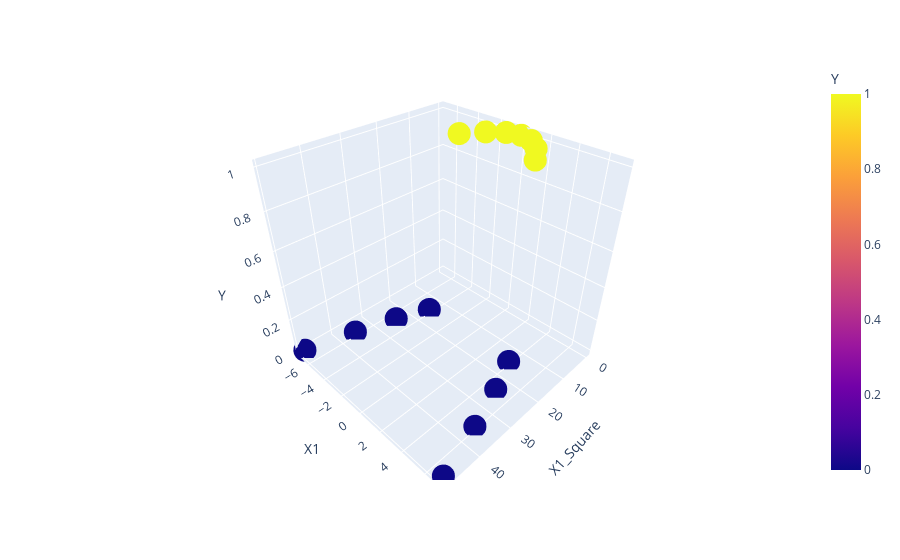

Notebook source saved alongside this figure:
### Code cell
import plotly.express as px
fig = px.scatter_3d(final, x='X1_Square', y='X1', z='Y',
              color='Y')
fig.show()

### Figure 1 — Plotly figure (JSON) as saved in the notebook; plotly's stock layout.template omitted (floating-point values rounded to 4 significant figures)
{"data": [{"hovertemplate": "X1_Square=%{x}<br>X1=%{y}<br>Y=%{marker.color}<extra></extra>", "legendgroup": "", "marker": {"color": [0, 0, 0, 0, 0, 0, 0, 0, 1, 1, 1, 1, 1, 1, 1], "coloraxis": "coloraxis", "symbol": "circle"}, "mode": "markers", "name": "", "scene": "scene", "showlegend": false, "type": "scatter3d", "x": [49, 36, 25, 16, 16, 25, 36, 49, 9, 4, 1, 0, 1, 4, 9], "y": [-7, -6, -5, -4, 4, 5, 6, 7, -3, -2, -1, 0, 1, 2, 3], "z": [0, 0, 0, 0, 0, 0, 0, 0, 1, 1, 1, 1, 1, 1, 1]}], "layout": {"coloraxis": {"colorbar": {"title": {"text": "Y"}}, "colorscale": [[0, "#0d0887"], [0.1111, "#46039f"], [0.2222, "#7201a8"], [0.3333, "#9c179e"], [0.4444, "#bd3786"], [0.5556, "#d8576b"], [0.6667, "#ed7953"], [0.7778, "#fb9f3a"], [0.8889, "#fdca26"], [1, "#f0f921"]]}, "legend": {"tracegroupgap": 0}, "margin": {"t": 60}, "scene": {"domain": {"x": [0, 1], "y": [0, 1]}, "xaxis": {"title": {"text": "X1_Square"}}, "yaxis": {"title": {"text": "X1"}}, "zaxis": {"title": {"text": "Y"}}}}}
